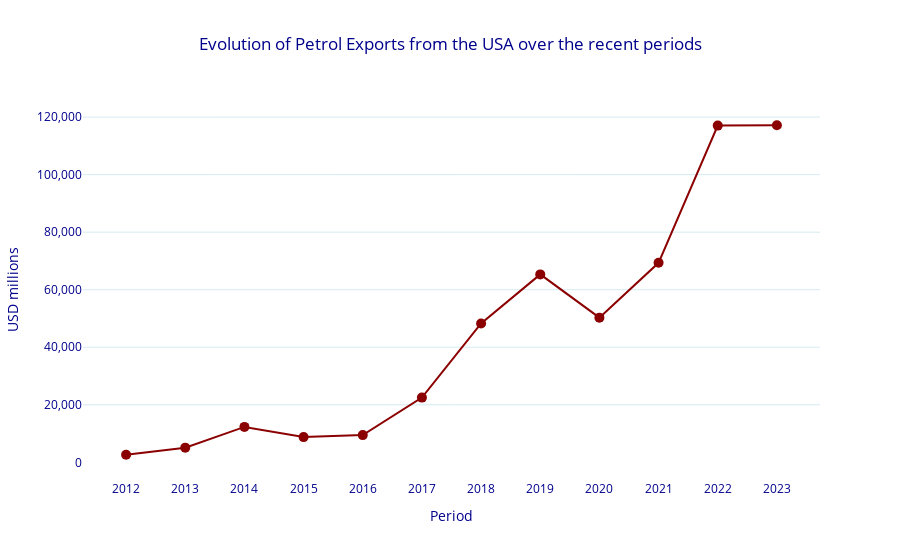

The notebook cell saved with this chart:
### Code cell
def plot_exports(country, commodity_code):
    export_flows = filter_trades_world(country, commodity_code, 'Export')
    figure = px.line(export_flows, x='Period', y='Trade Value (M $)', title=f'Evolution of {commodity_code} exports from {country} over the recent period')
    
    figure = px.line(export_flows, x='Period', y='Trade Value (M $)',
                 title=f'Evolution of Petrol Exports from the USA over the recent periods',
                 line_shape='linear',
                 markers=True, 
                 color_discrete_sequence=['darkred']  
)   
    figure.update_layout(
        title={'x': 0.5},  
        font_color='darkblue',  
        plot_bgcolor='white',  
        yaxis=dict(title="USD millions", tickformat=',', showgrid=True, gridcolor='rgba(173, 216, 230, 0.5)'),
        xaxis = dict(showgrid=False,dtick=1)
    )
    # i want the x ticks to contain all the years from 2012 to 2024
    figure.update_traces(marker=dict(size=10, color='darkred', symbol='circle')) 
    return figure
plot_exports('USA',2709)

### Figure 1 — Plotly figure (JSON) as saved in the notebook; plotly's stock layout.template omitted (floating-point values rounded to 4 significant figures)
{"data": [{"hovertemplate": "Period=%{x}<br>Trade Value (M $)=%{y}<extra></extra>", "legendgroup": "", "line": {"color": "darkred", "dash": "solid", "shape": "linear"}, "marker": {"color": "darkred", "size": 10, "symbol": "circle"}, "mode": "lines+markers", "name": "", "orientation": "v", "showlegend": false, "type": "scatter", "x": [2012, 2013, 2014, 2015, 2016, 2017, 2018, 2019, 2020, 2021, 2022, 2023], "xaxis": "x", "y": [2634.0, 5099.0, 12310.0, 8769.0, 9462.0, 22500.0, 48260.0, 65320.0, 50290.0, 69360.0, 117000.0, 117200.0], "yaxis": "y"}], "layout": {"font": {"color": "darkblue"}, "legend": {"tracegroupgap": 0}, "plot_bgcolor": "white", "title": {"text": "Evolution of Petrol Exports from the USA over the recent periods", "x": 0.5}, "xaxis": {"anchor": "y", "domain": [0, 1], "dtick": 1, "showgrid": false, "title": {"text": "Period"}}, "yaxis": {"anchor": "x", "domain": [0, 1], "gridcolor": "rgba(173, 216, 230, 0.5)", "showgrid": true, "tickformat": ",", "title": {"text": "USD millions"}}}}
